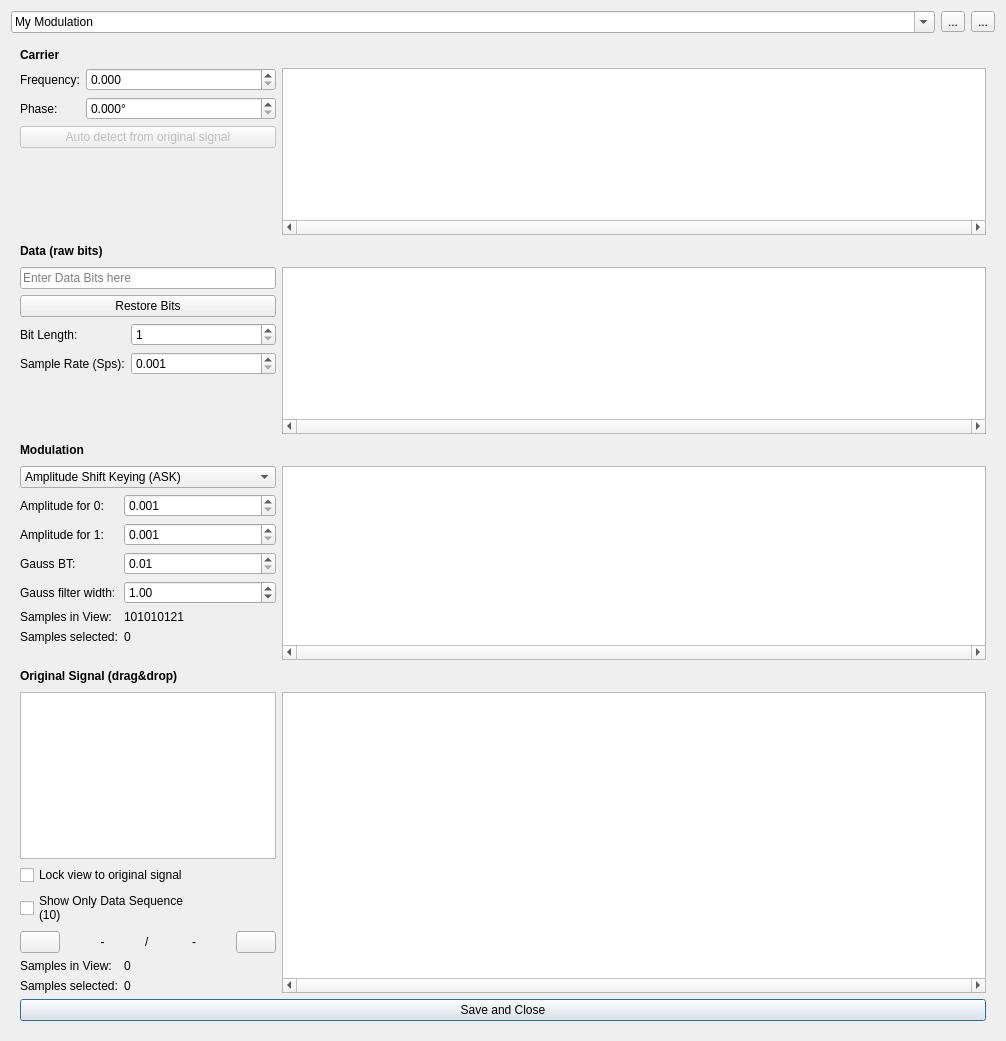
<?xml version="1.0" encoding="UTF-8"?>
<ui version="4.0">
 <class>DialogModulation</class>
 <widget class="QDialog" name="DialogModulation">
  <property name="geometry">
   <rect>
    <x>0</x>
    <y>0</y>
    <width>1006</width>
    <height>1041</height>
   </rect>
  </property>
  <property name="windowTitle">
   <string>Modulation</string>
  </property>
  <layout class="QVBoxLayout" name="verticalLayout">
   <item>
    <layout class="QGridLayout" name="gridLayout_5">
     <item row="0" column="0">
      <widget class="QComboBox" name="comboBoxCustomModulations">
       <property name="editable">
        <bool>true</bool>
       </property>
       <property name="insertPolicy">
        <enum>QComboBox::InsertAtCurrent</enum>
       </property>
       <property name="sizeAdjustPolicy">
        <enum>QComboBox::AdjustToContents</enum>
       </property>
       <item>
        <property name="text">
         <string>My Modulation</string>
        </property>
       </item>
      </widget>
     </item>
     <item row="0" column="1">
      <widget class="QToolButton" name="btnAddModulation">
       <property name="text">
        <string>...</string>
       </property>
       <property name="icon">
        <iconset theme="list-add">
         <normaloff>.</normaloff>.</iconset>
       </property>
      </widget>
     </item>
     <item row="0" column="2">
      <widget class="QToolButton" name="btnRemoveModulation">
       <property name="text">
        <string>...</string>
       </property>
       <property name="icon">
        <iconset theme="list-remove">
         <normaloff>.</normaloff>.</iconset>
       </property>
      </widget>
     </item>
    </layout>
   </item>
   <item>
    <widget class="QScrollArea" name="scrollArea">
     <property name="frameShape">
      <enum>QFrame::NoFrame</enum>
     </property>
     <property name="widgetResizable">
      <bool>true</bool>
     </property>
     <widget class="QWidget" name="scrollAreaWidgetContents_2">
      <property name="geometry">
       <rect>
        <x>0</x>
        <y>0</y>
        <width>984</width>
        <height>976</height>
       </rect>
      </property>
      <layout class="QGridLayout" name="gridLayout_7" columnstretch="0,0,0,0">
       <item row="9" column="0" colspan="4">
        <widget class="QPushButton" name="btnSaveAndClose">
         <property name="text">
          <string>Save and Close</string>
         </property>
        </widget>
       </item>
       <item row="4" column="1">
        <spacer name="horizontalSpacer_3">
         <property name="orientation">
          <enum>Qt::Horizontal</enum>
         </property>
         <property name="sizeHint" stdset="0">
          <size>
           <width>40</width>
           <height>20</height>
          </size>
         </property>
        </spacer>
       </item>
       <item row="2" column="0">
        <widget class="QLabel" name="label_5">
         <property name="font">
          <font>
           <weight>75</weight>
           <bold>true</bold>
          </font>
         </property>
         <property name="text">
          <string>Data (raw bits)</string>
         </property>
         <property name="margin">
          <number>4</number>
         </property>
        </widget>
       </item>
       <item row="7" column="2">
        <widget class="QLabel" name="lEqual_qm">
         <property name="sizePolicy">
          <sizepolicy hsizetype="Fixed" vsizetype="Fixed">
           <horstretch>0</horstretch>
           <verstretch>0</verstretch>
          </sizepolicy>
         </property>
         <property name="maximumSize">
          <size>
           <width>30</width>
           <height>30</height>
          </size>
         </property>
         <property name="text">
          <string/>
         </property>
         <property name="pixmap">
          <pixmap resource="../urh.qrc">:/icons/data/icons/equals_generator_qm.png</pixmap>
         </property>
         <property name="scaledContents">
          <bool>true</bool>
         </property>
         <property name="alignment">
          <set>Qt::AlignCenter</set>
         </property>
        </widget>
       </item>
       <item row="7" column="3">
        <spacer name="horizontalSpacer_6">
         <property name="orientation">
          <enum>Qt::Horizontal</enum>
         </property>
         <property name="sizeHint" stdset="0">
          <size>
           <width>40</width>
           <height>20</height>
          </size>
         </property>
        </spacer>
       </item>
       <item row="8" column="0">
        <layout class="QGridLayout" name="gridLayout_6">
         <item row="2" column="0" colspan="2">
          <widget class="QCheckBox" name="cbShowDataBitsOnly">
           <property name="sizePolicy">
            <sizepolicy hsizetype="Maximum" vsizetype="Fixed">
             <horstretch>0</horstretch>
             <verstretch>0</verstretch>
            </sizepolicy>
           </property>
           <property name="minimumSize">
            <size>
             <width>0</width>
             <height>0</height>
            </size>
           </property>
           <property name="maximumSize">
            <size>
             <width>16777215</width>
             <height>16777215</height>
            </size>
           </property>
           <property name="text">
            <string>Show Only Data Sequence
(10)</string>
           </property>
          </widget>
         </item>
         <item row="0" column="0" colspan="2">
          <widget class="ModulatorTreeView" name="treeViewSignals">
           <property name="sizePolicy">
            <sizepolicy hsizetype="Preferred" vsizetype="Preferred">
             <horstretch>0</horstretch>
             <verstretch>0</verstretch>
            </sizepolicy>
           </property>
           <property name="showDropIndicator" stdset="0">
            <bool>true</bool>
           </property>
           <property name="dragEnabled">
            <bool>true</bool>
           </property>
           <property name="dragDropMode">
            <enum>QAbstractItemView::DragOnly</enum>
           </property>
           <property name="headerHidden">
            <bool>true</bool>
           </property>
          </widget>
         </item>
         <item row="5" column="0">
          <widget class="QLabel" name="lSamplesInViewOrigSignalText">
           <property name="sizePolicy">
            <sizepolicy hsizetype="Maximum" vsizetype="Preferred">
             <horstretch>0</horstretch>
             <verstretch>0</verstretch>
            </sizepolicy>
           </property>
           <property name="text">
            <string>Samples in View:</string>
           </property>
          </widget>
         </item>
         <item row="6" column="1">
          <widget class="QLabel" name="lOriginalSignalSamplesSelected">
           <property name="text">
            <string>0</string>
           </property>
          </widget>
         </item>
         <item row="6" column="0">
          <widget class="QLabel" name="label_10">
           <property name="text">
            <string>Samples selected:</string>
           </property>
          </widget>
         </item>
         <item row="5" column="1">
          <widget class="QLabel" name="lSamplesInViewOrigSignal">
           <property name="sizePolicy">
            <sizepolicy hsizetype="Preferred" vsizetype="Preferred">
             <horstretch>0</horstretch>
             <verstretch>0</verstretch>
            </sizepolicy>
           </property>
           <property name="toolTip">
            <string>&lt;html&gt;&lt;head/&gt;&lt;body&gt;&lt;p&gt;Shown Samples in View:&lt;/p&gt;&lt;p&gt;&lt;span style=&quot; font-weight:600; color:#ff0000;&quot;&gt;Red&lt;/span&gt; - if samples in view differ from original signal&lt;/p&gt;&lt;p&gt;&lt;span style=&quot; font-weight:600;&quot;&gt;Normal&lt;/span&gt; - if samples in view are equal to the original signal&lt;/p&gt;&lt;/body&gt;&lt;/html&gt;</string>
           </property>
           <property name="text">
            <string>0</string>
           </property>
          </widget>
         </item>
         <item row="4" column="0" colspan="2">
          <layout class="QGridLayout" name="gridLayout_4">
           <item row="0" column="0">
            <widget class="QPushButton" name="btnSearchPrev">
             <property name="sizePolicy">
              <sizepolicy hsizetype="Fixed" vsizetype="Fixed">
               <horstretch>0</horstretch>
               <verstretch>0</verstretch>
              </sizepolicy>
             </property>
             <property name="maximumSize">
              <size>
               <width>16777215</width>
               <height>16777215</height>
              </size>
             </property>
             <property name="text">
              <string/>
             </property>
             <property name="icon">
              <iconset theme="go-previous">
               <normaloff>.</normaloff>.</iconset>
             </property>
            </widget>
           </item>
           <item row="0" column="1">
            <widget class="QLabel" name="lCurrentSearchResult">
             <property name="sizePolicy">
              <sizepolicy hsizetype="Preferred" vsizetype="Preferred">
               <horstretch>0</horstretch>
               <verstretch>0</verstretch>
              </sizepolicy>
             </property>
             <property name="minimumSize">
              <size>
               <width>0</width>
               <height>0</height>
              </size>
             </property>
             <property name="maximumSize">
              <size>
               <width>16777215</width>
               <height>16777215</height>
              </size>
             </property>
             <property name="text">
              <string>-</string>
             </property>
             <property name="alignment">
              <set>Qt::AlignCenter</set>
             </property>
            </widget>
           </item>
           <item row="0" column="2">
            <widget class="QLabel" name="lSlash">
             <property name="sizePolicy">
              <sizepolicy hsizetype="Fixed" vsizetype="Preferred">
               <horstretch>0</horstretch>
               <verstretch>0</verstretch>
              </sizepolicy>
             </property>
             <property name="maximumSize">
              <size>
               <width>7</width>
               <height>16777215</height>
              </size>
             </property>
             <property name="text">
              <string>/</string>
             </property>
            </widget>
           </item>
           <item row="0" column="3">
            <widget class="QLabel" name="lTotalSearchresults">
             <property name="sizePolicy">
              <sizepolicy hsizetype="Preferred" vsizetype="Preferred">
               <horstretch>0</horstretch>
               <verstretch>0</verstretch>
              </sizepolicy>
             </property>
             <property name="maximumSize">
              <size>
               <width>16777215</width>
               <height>16777215</height>
              </size>
             </property>
             <property name="text">
              <string>-</string>
             </property>
             <property name="alignment">
              <set>Qt::AlignCenter</set>
             </property>
            </widget>
           </item>
           <item row="0" column="4">
            <widget class="QPushButton" name="btnSearchNext">
             <property name="sizePolicy">
              <sizepolicy hsizetype="Fixed" vsizetype="Fixed">
               <horstretch>0</horstretch>
               <verstretch>0</verstretch>
              </sizepolicy>
             </property>
             <property name="maximumSize">
              <size>
               <width>16777215</width>
               <height>16777215</height>
              </size>
             </property>
             <property name="text">
              <string/>
             </property>
             <property name="icon">
              <iconset theme="go-next">
               <normaloff>.</normaloff>.</iconset>
             </property>
            </widget>
           </item>
          </layout>
         </item>
         <item row="1" column="0" colspan="2">
          <widget class="QCheckBox" name="chkBoxLockSIV">
           <property name="sizePolicy">
            <sizepolicy hsizetype="Maximum" vsizetype="Fixed">
             <horstretch>0</horstretch>
             <verstretch>0</verstretch>
            </sizepolicy>
           </property>
           <property name="text">
            <string>Lock view to original signal</string>
           </property>
          </widget>
         </item>
        </layout>
       </item>
       <item row="8" column="1" colspan="3">
        <widget class="ZoomAndDropableGraphicView" name="gVOriginalSignal">
         <property name="verticalScrollBarPolicy">
          <enum>Qt::ScrollBarAlwaysOff</enum>
         </property>
         <property name="horizontalScrollBarPolicy">
          <enum>Qt::ScrollBarAlwaysOn</enum>
         </property>
         <property name="renderHints">
          <set>QPainter::Antialiasing|QPainter::HighQualityAntialiasing</set>
         </property>
         <property name="dragMode">
          <enum>QGraphicsView::NoDrag</enum>
         </property>
        </widget>
       </item>
       <item row="1" column="1" colspan="3">
        <widget class="ZoomableGraphicView" name="gVCarrier">
         <property name="sizePolicy">
          <sizepolicy hsizetype="Expanding" vsizetype="Expanding">
           <horstretch>0</horstretch>
           <verstretch>0</verstretch>
          </sizepolicy>
         </property>
         <property name="acceptDrops">
          <bool>false</bool>
         </property>
         <property name="verticalScrollBarPolicy">
          <enum>Qt::ScrollBarAlwaysOff</enum>
         </property>
         <property name="horizontalScrollBarPolicy">
          <enum>Qt::ScrollBarAlwaysOn</enum>
         </property>
         <property name="renderHints">
          <set>QPainter::Antialiasing|QPainter::HighQualityAntialiasing</set>
         </property>
         <property name="dragMode">
          <enum>QGraphicsView::NoDrag</enum>
         </property>
        </widget>
       </item>
       <item row="1" column="0">
        <layout class="QGridLayout" name="gridLayout">
         <item row="2" column="0" colspan="2">
          <widget class="QPushButton" name="btnAutoDetect">
           <property name="enabled">
            <bool>false</bool>
           </property>
           <property name="sizePolicy">
            <sizepolicy hsizetype="Preferred" vsizetype="Fixed">
             <horstretch>0</horstretch>
             <verstretch>0</verstretch>
            </sizepolicy>
           </property>
           <property name="toolTip">
            <string>&lt;html&gt;&lt;head/&gt;&lt;body&gt;&lt;p&gt;Auto detect the frequency based on the original signal. You have to select a signal (&lt;span style=&quot; font-weight:600;&quot;&gt;bottom of this window&lt;/span&gt;) to use this feature.&lt;/p&gt;&lt;p&gt;&lt;br/&gt;&lt;/p&gt;&lt;p&gt;Select a signal by dragging it from the tree and dropping it on the graphics pane to the right.&lt;/p&gt;&lt;/body&gt;&lt;/html&gt;</string>
           </property>
           <property name="text">
            <string>Auto detect from original signal</string>
           </property>
          </widget>
         </item>
         <item row="1" column="0">
          <widget class="QLabel" name="label_2">
           <property name="sizePolicy">
            <sizepolicy hsizetype="Maximum" vsizetype="Preferred">
             <horstretch>0</horstretch>
             <verstretch>0</verstretch>
            </sizepolicy>
           </property>
           <property name="text">
            <string>Phase:</string>
           </property>
          </widget>
         </item>
         <item row="1" column="1">
          <widget class="QDoubleSpinBox" name="doubleSpinBoxCarrierPhase">
           <property name="sizePolicy">
            <sizepolicy hsizetype="Preferred" vsizetype="Fixed">
             <horstretch>0</horstretch>
             <verstretch>0</verstretch>
            </sizepolicy>
           </property>
           <property name="suffix">
            <string>°</string>
           </property>
           <property name="decimals">
            <number>3</number>
           </property>
           <property name="maximum">
            <double>360.000000000000000</double>
           </property>
          </widget>
         </item>
         <item row="0" column="0">
          <widget class="QLabel" name="lCarrierFreq">
           <property name="sizePolicy">
            <sizepolicy hsizetype="Maximum" vsizetype="Preferred">
             <horstretch>0</horstretch>
             <verstretch>0</verstretch>
            </sizepolicy>
           </property>
           <property name="text">
            <string>Frequency:</string>
           </property>
          </widget>
         </item>
         <item row="0" column="1">
          <widget class="KillerDoubleSpinBox" name="doubleSpinBoxCarrierFreq">
           <property name="sizePolicy">
            <sizepolicy hsizetype="Preferred" vsizetype="Fixed">
             <horstretch>0</horstretch>
             <verstretch>0</verstretch>
            </sizepolicy>
           </property>
           <property name="suffix">
            <string/>
           </property>
           <property name="decimals">
            <number>3</number>
           </property>
           <property name="minimum">
            <double>0.000000000000000</double>
           </property>
           <property name="maximum">
            <double>99999999999.000000000000000</double>
           </property>
          </widget>
         </item>
         <item row="3" column="0">
          <spacer name="verticalSpacer_2">
           <property name="orientation">
            <enum>Qt::Vertical</enum>
           </property>
           <property name="sizeHint" stdset="0">
            <size>
             <width>20</width>
             <height>40</height>
            </size>
           </property>
          </spacer>
         </item>
        </layout>
       </item>
       <item row="5" column="1" colspan="3">
        <widget class="ZoomableGraphicView" name="gVModulated">
         <property name="sizePolicy">
          <sizepolicy hsizetype="Expanding" vsizetype="Expanding">
           <horstretch>0</horstretch>
           <verstretch>0</verstretch>
          </sizepolicy>
         </property>
         <property name="acceptDrops">
          <bool>false</bool>
         </property>
         <property name="verticalScrollBarPolicy">
          <enum>Qt::ScrollBarAlwaysOff</enum>
         </property>
         <property name="horizontalScrollBarPolicy">
          <enum>Qt::ScrollBarAlwaysOn</enum>
         </property>
         <property name="renderHints">
          <set>QPainter::Antialiasing|QPainter::HighQualityAntialiasing</set>
         </property>
         <property name="dragMode">
          <enum>QGraphicsView::NoDrag</enum>
         </property>
        </widget>
       </item>
       <item row="7" column="0">
        <widget class="QLabel" name="label_7">
         <property name="font">
          <font>
           <weight>75</weight>
           <bold>true</bold>
          </font>
         </property>
         <property name="text">
          <string>Original Signal (drag&amp;drop)</string>
         </property>
         <property name="margin">
          <number>4</number>
         </property>
        </widget>
       </item>
       <item row="7" column="1">
        <spacer name="horizontalSpacer_5">
         <property name="orientation">
          <enum>Qt::Horizontal</enum>
         </property>
         <property name="sizeHint" stdset="0">
          <size>
           <width>40</width>
           <height>20</height>
          </size>
         </property>
        </spacer>
       </item>
       <item row="0" column="0">
        <widget class="QLabel" name="label_4">
         <property name="font">
          <font>
           <weight>75</weight>
           <bold>true</bold>
          </font>
         </property>
         <property name="text">
          <string>Carrier</string>
         </property>
         <property name="margin">
          <number>4</number>
         </property>
        </widget>
       </item>
       <item row="3" column="1" colspan="3">
        <widget class="ZoomableGraphicView" name="gVData">
         <property name="sizePolicy">
          <sizepolicy hsizetype="Expanding" vsizetype="Expanding">
           <horstretch>0</horstretch>
           <verstretch>0</verstretch>
          </sizepolicy>
         </property>
         <property name="acceptDrops">
          <bool>false</bool>
         </property>
         <property name="verticalScrollBarPolicy">
          <enum>Qt::ScrollBarAlwaysOff</enum>
         </property>
         <property name="horizontalScrollBarPolicy">
          <enum>Qt::ScrollBarAlwaysOn</enum>
         </property>
         <property name="renderHints">
          <set>QPainter::Antialiasing|QPainter::HighQualityAntialiasing</set>
         </property>
         <property name="dragMode">
          <enum>QGraphicsView::NoDrag</enum>
         </property>
        </widget>
       </item>
       <item row="4" column="0">
        <widget class="QLabel" name="label_6">
         <property name="font">
          <font>
           <weight>75</weight>
           <bold>true</bold>
          </font>
         </property>
         <property name="text">
          <string>Modulation</string>
         </property>
         <property name="margin">
          <number>4</number>
         </property>
        </widget>
       </item>
       <item row="4" column="3">
        <spacer name="horizontalSpacer_4">
         <property name="orientation">
          <enum>Qt::Horizontal</enum>
         </property>
         <property name="sizeHint" stdset="0">
          <size>
           <width>40</width>
           <height>20</height>
          </size>
         </property>
        </spacer>
       </item>
       <item row="5" column="0">
        <layout class="QGridLayout" name="gridLayout_3">
         <item row="10" column="1">
          <spacer name="verticalSpacer">
           <property name="orientation">
            <enum>Qt::Vertical</enum>
           </property>
           <property name="sizeHint" stdset="0">
            <size>
             <width>20</width>
             <height>40</height>
            </size>
           </property>
          </spacer>
         </item>
         <item row="3" column="1" colspan="2">
          <widget class="QDoubleSpinBox" name="spinBoxGaussBT">
           <property name="minimum">
            <double>0.010000000000000</double>
           </property>
           <property name="maximum">
            <double>0.990000000000000</double>
           </property>
           <property name="singleStep">
            <double>0.010000000000000</double>
           </property>
          </widget>
         </item>
         <item row="3" column="0">
          <widget class="QLabel" name="lGaussBT">
           <property name="text">
            <string>Gauss BT:</string>
           </property>
          </widget>
         </item>
         <item row="4" column="1" colspan="2">
          <widget class="QDoubleSpinBox" name="spinBoxGaussFilterWidth">
           <property name="minimum">
            <double>0.010000000000000</double>
           </property>
           <property name="maximum">
            <double>100.000000000000000</double>
           </property>
           <property name="singleStep">
            <double>0.010000000000000</double>
           </property>
           <property name="value">
            <double>1.000000000000000</double>
           </property>
          </widget>
         </item>
         <item row="8" column="0">
          <widget class="QLabel" name="label_9">
           <property name="text">
            <string>Samples selected:</string>
           </property>
          </widget>
         </item>
         <item row="1" column="0">
          <widget class="QLabel" name="lParameterfor0">
           <property name="sizePolicy">
            <sizepolicy hsizetype="Maximum" vsizetype="Preferred">
             <horstretch>0</horstretch>
             <verstretch>0</verstretch>
            </sizepolicy>
           </property>
           <property name="text">
            <string>Amplitude for 0:</string>
           </property>
          </widget>
         </item>
         <item row="2" column="1" colspan="2">
          <widget class="KillerDoubleSpinBox" name="spinBoxParameter1">
           <property name="sizePolicy">
            <sizepolicy hsizetype="Preferred" vsizetype="Preferred">
             <horstretch>0</horstretch>
             <verstretch>0</verstretch>
            </sizepolicy>
           </property>
           <property name="decimals">
            <number>3</number>
           </property>
           <property name="minimum">
            <double>0.001000000000000</double>
           </property>
           <property name="maximum">
            <double>999999999.990000009536743</double>
           </property>
          </widget>
         </item>
         <item row="8" column="1" colspan="2">
          <widget class="QLabel" name="lModulatedSelectedSamples">
           <property name="text">
            <string>0</string>
           </property>
          </widget>
         </item>
         <item row="4" column="0">
          <widget class="QLabel" name="lGaussWidth">
           <property name="text">
            <string>Gauss filter width:</string>
           </property>
          </widget>
         </item>
         <item row="5" column="0">
          <widget class="QLabel" name="lSamplesInViewModulatedText">
           <property name="sizePolicy">
            <sizepolicy hsizetype="Maximum" vsizetype="Preferred">
             <horstretch>0</horstretch>
             <verstretch>0</verstretch>
            </sizepolicy>
           </property>
           <property name="text">
            <string>Samples in View:</string>
           </property>
          </widget>
         </item>
         <item row="5" column="1" colspan="2">
          <widget class="QLabel" name="lSamplesInViewModulated">
           <property name="sizePolicy">
            <sizepolicy hsizetype="Preferred" vsizetype="Maximum">
             <horstretch>0</horstretch>
             <verstretch>0</verstretch>
            </sizepolicy>
           </property>
           <property name="toolTip">
            <string>&lt;html&gt;&lt;head/&gt;&lt;body&gt;&lt;p&gt;Shown Samples in View:&lt;/p&gt;&lt;p&gt;&lt;span style=&quot; font-weight:600; color:#ff0000;&quot;&gt;Red&lt;/span&gt; - if samples in view differ from original signal&lt;/p&gt;&lt;p&gt;&lt;span style=&quot; font-weight:600;&quot;&gt;Normal&lt;/span&gt; - if samples in view are equal to the original signal&lt;/p&gt;&lt;/body&gt;&lt;/html&gt;</string>
           </property>
           <property name="text">
            <string>101010121</string>
           </property>
          </widget>
         </item>
         <item row="0" column="0" colspan="3">
          <widget class="QComboBox" name="comboBoxModulationType">
           <property name="sizePolicy">
            <sizepolicy hsizetype="Preferred" vsizetype="Preferred">
             <horstretch>0</horstretch>
             <verstretch>0</verstretch>
            </sizepolicy>
           </property>
           <property name="maximumSize">
            <size>
             <width>16777215</width>
             <height>16777215</height>
            </size>
           </property>
           <item>
            <property name="text">
             <string>Amplitude Shift Keying (ASK)</string>
            </property>
           </item>
           <item>
            <property name="text">
             <string>Frequency Shift Keying (FSK)</string>
            </property>
           </item>
           <item>
            <property name="text">
             <string>Gaussian Frequency Shift Keying (GFSK)</string>
            </property>
           </item>
           <item>
            <property name="text">
             <string>Phase Shift Keying (PSK)</string>
            </property>
           </item>
          </widget>
         </item>
         <item row="1" column="1" colspan="2">
          <widget class="KillerDoubleSpinBox" name="spinBoxParameter0">
           <property name="sizePolicy">
            <sizepolicy hsizetype="Preferred" vsizetype="Fixed">
             <horstretch>0</horstretch>
             <verstretch>0</verstretch>
            </sizepolicy>
           </property>
           <property name="decimals">
            <number>3</number>
           </property>
           <property name="minimum">
            <double>0.001000000000000</double>
           </property>
           <property name="maximum">
            <double>999999999.990000009536743</double>
           </property>
          </widget>
         </item>
         <item row="2" column="0">
          <widget class="QLabel" name="lParameterfor1">
           <property name="sizePolicy">
            <sizepolicy hsizetype="Maximum" vsizetype="Preferred">
             <horstretch>0</horstretch>
             <verstretch>0</verstretch>
            </sizepolicy>
           </property>
           <property name="text">
            <string>Amplitude for 1:</string>
           </property>
          </widget>
         </item>
         <item row="10" column="0">
          <spacer name="verticalSpacer_4">
           <property name="orientation">
            <enum>Qt::Vertical</enum>
           </property>
           <property name="sizeHint" stdset="0">
            <size>
             <width>20</width>
             <height>40</height>
            </size>
           </property>
          </spacer>
         </item>
        </layout>
       </item>
       <item row="2" column="2">
        <widget class="QLabel" name="lPlus">
         <property name="sizePolicy">
          <sizepolicy hsizetype="Maximum" vsizetype="Fixed">
           <horstretch>0</horstretch>
           <verstretch>0</verstretch>
          </sizepolicy>
         </property>
         <property name="maximumSize">
          <size>
           <width>30</width>
           <height>30</height>
          </size>
         </property>
         <property name="text">
          <string/>
         </property>
         <property name="pixmap">
          <pixmap resource="../urh.qrc">:/icons/data/icons/plus.png</pixmap>
         </property>
         <property name="scaledContents">
          <bool>true</bool>
         </property>
         <property name="alignment">
          <set>Qt::AlignCenter</set>
         </property>
        </widget>
       </item>
       <item row="2" column="3">
        <spacer name="horizontalSpacer_2">
         <property name="orientation">
          <enum>Qt::Horizontal</enum>
         </property>
         <property name="sizeHint" stdset="0">
          <size>
           <width>40</width>
           <height>20</height>
          </size>
         </property>
        </spacer>
       </item>
       <item row="3" column="0">
        <layout class="QGridLayout" name="gridLayout_2">
         <item row="3" column="1">
          <widget class="QSpinBox" name="spinBoxBitLength">
           <property name="sizePolicy">
            <sizepolicy hsizetype="Preferred" vsizetype="Fixed">
             <horstretch>0</horstretch>
             <verstretch>0</verstretch>
            </sizepolicy>
           </property>
           <property name="minimum">
            <number>1</number>
           </property>
           <property name="maximum">
            <number>999999</number>
           </property>
          </widget>
         </item>
         <item row="4" column="1">
          <widget class="KillerDoubleSpinBox" name="spinBoxSampleRate">
           <property name="sizePolicy">
            <sizepolicy hsizetype="Preferred" vsizetype="Fixed">
             <horstretch>0</horstretch>
             <verstretch>0</verstretch>
            </sizepolicy>
           </property>
           <property name="decimals">
            <number>3</number>
           </property>
           <property name="minimum">
            <double>0.001000000000000</double>
           </property>
           <property name="maximum">
            <double>999999999.000000000000000</double>
           </property>
          </widget>
         </item>
         <item row="2" column="0" colspan="2">
          <widget class="QPushButton" name="btnRestoreBits">
           <property name="sizePolicy">
            <sizepolicy hsizetype="Preferred" vsizetype="Fixed">
             <horstretch>0</horstretch>
             <verstretch>0</verstretch>
            </sizepolicy>
           </property>
           <property name="text">
            <string>Restore Bits</string>
           </property>
          </widget>
         </item>
         <item row="3" column="0">
          <widget class="QLabel" name="label">
           <property name="sizePolicy">
            <sizepolicy hsizetype="Maximum" vsizetype="Preferred">
             <horstretch>0</horstretch>
             <verstretch>0</verstretch>
            </sizepolicy>
           </property>
           <property name="text">
            <string>Bit Length:</string>
           </property>
          </widget>
         </item>
         <item row="0" column="0" colspan="2">
          <widget class="QLineEdit" name="linEdDataBits">
           <property name="sizePolicy">
            <sizepolicy hsizetype="Preferred" vsizetype="Fixed">
             <horstretch>0</horstretch>
             <verstretch>0</verstretch>
            </sizepolicy>
           </property>
           <property name="placeholderText">
            <string>Enter Data Bits here</string>
           </property>
          </widget>
         </item>
         <item row="4" column="0">
          <widget class="QLabel" name="label_3">
           <property name="sizePolicy">
            <sizepolicy hsizetype="Maximum" vsizetype="Preferred">
             <horstretch>0</horstretch>
             <verstretch>0</verstretch>
            </sizepolicy>
           </property>
           <property name="text">
            <string>Sample Rate (Sps):</string>
           </property>
          </widget>
         </item>
         <item row="5" column="0">
          <spacer name="verticalSpacer_3">
           <property name="orientation">
            <enum>Qt::Vertical</enum>
           </property>
           <property name="sizeHint" stdset="0">
            <size>
             <width>20</width>
             <height>40</height>
            </size>
           </property>
          </spacer>
         </item>
        </layout>
       </item>
       <item row="4" column="2">
        <widget class="QLabel" name="lEqual">
         <property name="sizePolicy">
          <sizepolicy hsizetype="Fixed" vsizetype="Fixed">
           <horstretch>0</horstretch>
           <verstretch>0</verstretch>
          </sizepolicy>
         </property>
         <property name="maximumSize">
          <size>
           <width>30</width>
           <height>30</height>
          </size>
         </property>
         <property name="text">
          <string/>
         </property>
         <property name="pixmap">
          <pixmap resource="../urh.qrc">:/icons/data/icons/equals_generator.png</pixmap>
         </property>
         <property name="scaledContents">
          <bool>true</bool>
         </property>
         <property name="alignment">
          <set>Qt::AlignCenter</set>
         </property>
        </widget>
       </item>
       <item row="2" column="1">
        <spacer name="horizontalSpacer">
         <property name="orientation">
          <enum>Qt::Horizontal</enum>
         </property>
         <property name="sizeHint" stdset="0">
          <size>
           <width>40</width>
           <height>20</height>
          </size>
         </property>
        </spacer>
       </item>
      </layout>
     </widget>
    </widget>
   </item>
  </layout>
 </widget>
 <customwidgets>
  <customwidget>
   <class>KillerDoubleSpinBox</class>
   <extends>QDoubleSpinBox</extends>
   <header>urh.ui.KillerDoubleSpinBox.h</header>
  </customwidget>
  <customwidget>
   <class>ZoomableGraphicView</class>
   <extends>QGraphicsView</extends>
   <header>urh.ui.views.ZoomableGraphicView.h</header>
  </customwidget>
  <customwidget>
   <class>ZoomAndDropableGraphicView</class>
   <extends>QGraphicsView</extends>
   <header>urh.ui.views.ZoomAndDropableGraphicView.h</header>
  </customwidget>
  <customwidget>
   <class>ModulatorTreeView</class>
   <extends>QTreeView</extends>
   <header>urh.ui.views.ModulatorTreeView.h</header>
  </customwidget>
 </customwidgets>
 <tabstops>
  <tabstop>comboBoxCustomModulations</tabstop>
  <tabstop>btnAddModulation</tabstop>
  <tabstop>btnRemoveModulation</tabstop>
  <tabstop>scrollArea</tabstop>
  <tabstop>doubleSpinBoxCarrierFreq</tabstop>
  <tabstop>doubleSpinBoxCarrierPhase</tabstop>
  <tabstop>btnAutoDetect</tabstop>
  <tabstop>linEdDataBits</tabstop>
  <tabstop>btnRestoreBits</tabstop>
  <tabstop>spinBoxBitLength</tabstop>
  <tabstop>spinBoxSampleRate</tabstop>
  <tabstop>comboBoxModulationType</tabstop>
  <tabstop>spinBoxParameter0</tabstop>
  <tabstop>spinBoxParameter1</tabstop>
  <tabstop>spinBoxGaussBT</tabstop>
  <tabstop>spinBoxGaussFilterWidth</tabstop>
  <tabstop>treeViewSignals</tabstop>
  <tabstop>chkBoxLockSIV</tabstop>
  <tabstop>cbShowDataBitsOnly</tabstop>
  <tabstop>btnSearchPrev</tabstop>
  <tabstop>btnSearchNext</tabstop>
  <tabstop>btnSaveAndClose</tabstop>
  <tabstop>gVCarrier</tabstop>
  <tabstop>gVData</tabstop>
  <tabstop>gVModulated</tabstop>
  <tabstop>gVOriginalSignal</tabstop>
 </tabstops>
 <resources>
  <include location="../urh.qrc"/>
  <include location="../urh.qrc"/>
 </resources>
 <connections/>
</ui>
